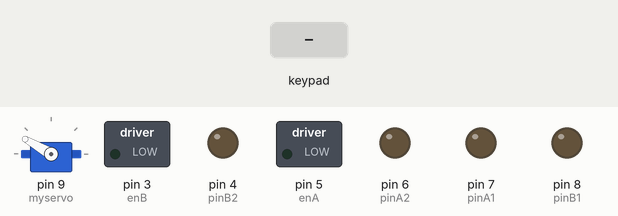
The sketch below on a simulated Arduino Uno, built with avr-gcc and run on an emulated ATmega328P. Parts: servo, switched loads named in the sketch (green lamp = pin HIGH), output pins drawn as LEDs (lit = HIGH). The inputs (shaded band) are chosen by the test bench. What the sketch prints to the serial monitor is not drawn.

Above: at 1.5 s.
1.6 s: key 'X' pressed
At 2.5 s:
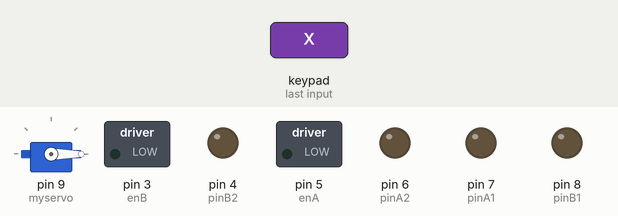
4.6 s: key 'U' pressed
At 4.81 s:
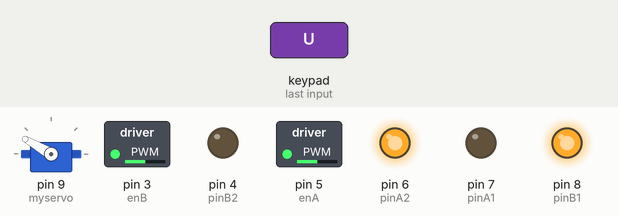
6.5 s: key 'D' pressed
At 6.72 s:
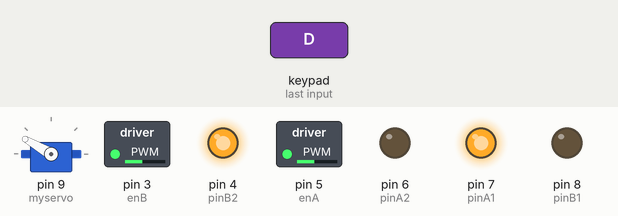
8.4 s: key 'L' pressed
At 8.62 s:
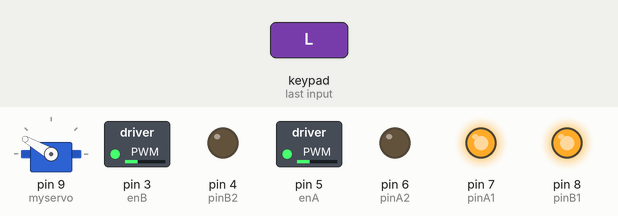
10.3 s: key 'R' pressed
At 10.53 s:
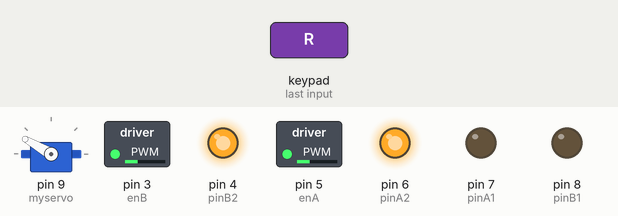
Timing chart, 0 to 13.2 s (numbered marks = the images above; inputs shaded):
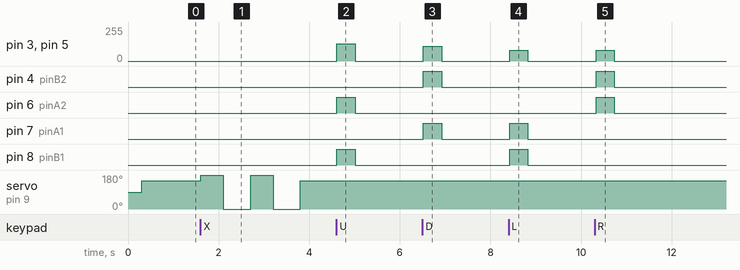

Measured:
- after the input at 1.6 s, servo on pin 9 (myservo): 150° → 180° at once, → 0° 0.50 s later, → 180° 0.60 s later, → 0° 0.50 s later, … (5 changes in this stretch)
- after the input at 4.6 s, pin 3 (enB), pin 5 (enA): 0/255 → 128/255 at once, → 0/255 0.40 s later; pin 6 (pinA2), pin 8 (pinB1): LOW → HIGH at once, → LOW 0.40 s later
- after the input at 6.5 s, pin 3 (enB), pin 5 (enA): 0/255 → 110/255 at once, → 0/255 0.40 s later; pin 4 (pinB2), pin 7 (pinA1): LOW → HIGH at once, → LOW 0.40 s later
- after the input at 8.4 s, pin 3 (enB), pin 5 (enA): 0/255 → 80/255 at once, → 0/255 0.40 s later; pin 7 (pinA1), pin 8 (pinB1): LOW → HIGH at once, → LOW 0.40 s later
- after the input at 10.3 s, pin 3 (enB), pin 5 (enA): 0/255 → 80/255 at once, → 0/255 0.40 s later; pin 4 (pinB2), pin 6 (pinA2): LOW → HIGH at once, → LOW 0.40 s later

The sketch:

robotFF3.ino
```cpp
#include <PS2X_lib.h>  //for v1.6
#include <Servo.h>
#define PS2_DAT        13  //14
#define PS2_CMD        11  //15
#define PS2_SEL        10  //16
#define PS2_CLK        12  //17
#define  pinA1         7
#define  pinA2         6
#define  pinB1         8
#define  pinB2         4
#define  enA           5
#define  enB           3
#define pressures   false

#define rumble      false

PS2X ps2x; // create PS2 Controller Class

Servo myservo;
int error = 0;
byte type = 0;
byte vibrate = 0;
int speed;
void setup()
{
  myservo.attach(9);
  Serial.begin(9600);
  pinMode (pinA1, OUTPUT);
  pinMode (pinB1, OUTPUT);
  pinMode (pinB2, OUTPUT);
  pinMode (pinA2, OUTPUT);
  pinMode (enA, OUTPUT);
  pinMode (enB, OUTPUT);
  delay(300);  //added delay to give wireless ps2 module some time to startup, before configuring it

  //CHANGES for v1.6 HERE!!! **************PAY ATTENTION*************

  //setup pins and settings: GamePad(clock, command, attention, data, Pressures?, Rumble?) check for error
  error = ps2x.config_gamepad(PS2_CLK, PS2_CMD, PS2_SEL, PS2_DAT, pressures, rumble);

  if(error == 0)
  {
    Serial.print("Found Controller, configured successful ");
  }
  type = ps2x.readType();
}
  void motor_off()
  {
        digitalWrite(enA,LOW);
        digitalWrite(enB,LOW);
        digitalWrite(pinA1, LOW);
        digitalWrite(pinA2, LOW);
        digitalWrite(pinB1, LOW);
        digitalWrite(pinB2, LOW);
   }
  void motor_tien(int speed)
  {
        digitalWrite(pinA2, HIGH);
        digitalWrite(pinA1, LOW);

        digitalWrite(pinB1, HIGH);
        digitalWrite(pinB2, LOW);

        analogWrite (enA, speed);
        analogWrite (enB, speed);

   }

  void motor_lui()
  {
        digitalWrite(pinA1, HIGH);
        digitalWrite(pinA2, LOW);

        digitalWrite(pinB2, HIGH);
        digitalWrite(pinB1, LOW);

        analogWrite (enA, 110);
        analogWrite (enB, 110);
  }
  void trai()
  {
        digitalWrite(pinA1, HIGH);
        digitalWrite(pinA2, LOW);
        analogWrite (enA, 80);
        digitalWrite(pinB1, HIGH);
        digitalWrite(pinB2, LOW);
        analogWrite (enB, 80);
  }
  void phai()
  {
        digitalWrite(pinA2, HIGH);
        digitalWrite(pinA1, LOW);
        analogWrite (enA, 80);
        digitalWrite(pinB2, HIGH);
        digitalWrite(pinB1, LOW);
        analogWrite (enB, 80);
  }
void loop() {


 if(ps2x.Button(PSB_L1) || ps2x.Button(PSB_R1)) { //print stick values if either is TRUE
      //Serial.print("Stick Values:");
      Serial.print(ps2x.Analog(PSS_LY), DEC); //Left stick, Y axis. Other options: LX, RY, RX
      delay(100);
 }
  speed = ps2x.Analog(PSS_LY);
  myservo.write(150);
  motor_off();
  if(error == 1) //skip loop if no controller found
    return;
    ps2x.read_gamepad(false, vibrate); //read controller and set large motor to spin at 'vibrate' speed

    if(ps2x.Button(PSB_PAD_UP))
         {
          motor_tien(speed);
          Serial.print(ps2x.Analog(PSS_LY), DEC);
         }

    if(ps2x.Button(PSB_PAD_RIGHT))
         {
          phai();
         }

    if(ps2x.Button(PSB_PAD_LEFT))
         {
          trai();
         }

    if(ps2x.Button(PSB_PAD_DOWN))
         {
           motor_lui();
         }

    if(ps2x.NewButtonState(PSB_CROSS))
         {
           Serial.print("ok ");
           myservo.write(180);
           delay(500);

           myservo.write(0);
           delay(500);
          }
     delay(100);
}
```
